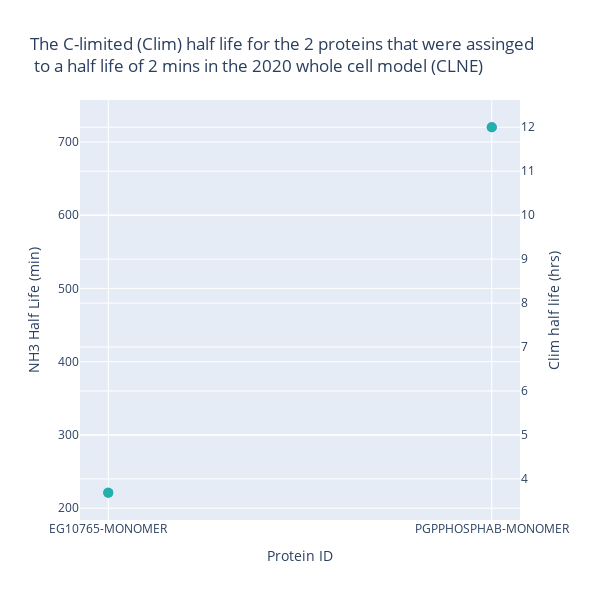

The notebook cell saved with this chart:
### Code cell
# make a plot of the rates that oritaly had a half life of 2 mins in the CLNE model
df_2mins = df[df['NE half life (min)'] < 10]
df_2mins = df_2mins.sort_values(by='Clim half life (min)')

# make a plotly scatter plot of the protein ID on the x axis and the half life on the y axis. 
fig = go.Figure()
fig.add_trace(go.Scatter(x=df_2mins['Protein ID'], y=df_2mins['Clim half life (min)'], mode='markers', name='Clim half life (min)', yaxis="y1"))

# add a second y axis
fig.add_trace(go.Scatter(x=df_2mins['Protein ID'], y=(df_2mins['Clim half life (min)']/60), mode='markers', name='Clim half life (min)', yaxis="y2", marker=dict(color="lightseagreen")))
fig.update_layout(yaxis2=dict(title='Clim half life (hrs)', overlaying='y', side='right'))    

# plot specs
fig.update_traces(marker_size=10)
fig.update_layout(autosize=False, width=600, height=600, showlegend=False)
fig.update_layout(title=f'The C-limited (Clim) half life for the {str(np.shape(df_2mins)[0])} proteins that were assinged <br> to a half life of 2 mins in the 2020 whole cell model (CLNE)', xaxis_title='Protein ID', yaxis_title='NH3 Half Life (min)')

### Figure 1 — Plotly figure (JSON) as saved in the notebook; plotly's stock layout.template omitted (floating-point values rounded to 4 significant figures)
{"data": [{"mode": "markers", "name": "Clim half life (min)", "x": ["EG10765-MONOMER", "PGPPHOSPHAB-MONOMER"], "y": [221.1, 720.0], "yaxis": "y", "type": "scatter", "marker": {"size": 10}}, {"marker": {"color": "lightseagreen", "size": 10}, "mode": "markers", "name": "Clim half life (min)", "x": ["EG10765-MONOMER", "PGPPHOSPHAB-MONOMER"], "y": [3.685, 12.0], "yaxis": "y2", "type": "scatter"}], "layout": {"yaxis2": {"title": {"text": "Clim half life (hrs)"}, "overlaying": "y", "side": "right"}, "autosize": false, "width": 600, "height": 600, "showlegend": false, "title": {"text": "The C-limited (Clim) half life for the 2 proteins that were assinged <br> to a half life of 2 mins in the 2020 whole cell model (CLNE)"}, "xaxis": {"title": {"text": "Protein ID"}}, "yaxis": {"title": {"text": "NH3 Half Life (min)"}}}}
